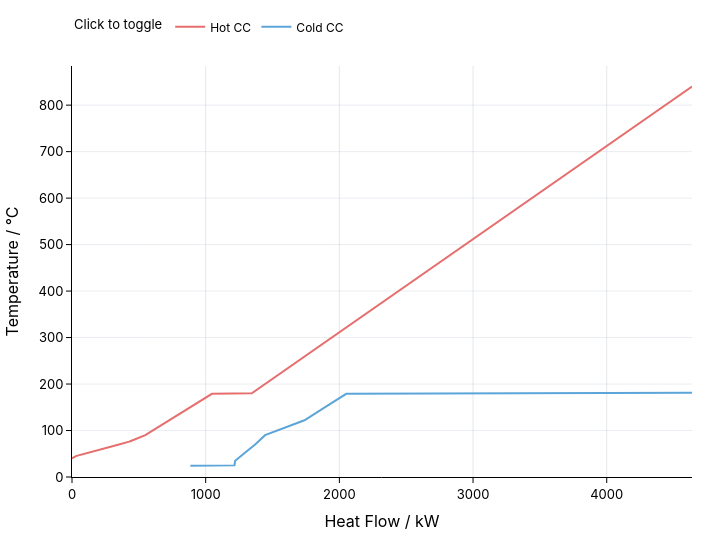

Here is the notebook cell this chart was saved with:
### Code cell
cc = problem.plot.composite_curve(show=True)

### Figure 1 — Plotly figure (JSON) as saved in the notebook; plotly's stock layout.template omitted (floating-point values rounded to 4 significant figures)
{"data": [{"hovertemplate": "Hot CC<br>Heat Flow / kW: %{x}<br>Temperature / °C: %{y}<extra></extra>", "legendgroup": "Hot CC", "line": {"color": "#e66e6e", "width": 2}, "mode": "lines", "name": "Hot CC", "showlegend": true, "type": "scatter", "x": [4638.0, 1345.0, 1047.0, 885.4, 727.5, 548.3, 435.6, 427.6, 351.1, 96.36, 28.81, 0], "y": [840, 180, 179, 150.2, 122, 90, 77, 76, 70, 50, 45, 40]}, {"hovertemplate": "Cold CC<br>Heat Flow / kW: %{x}<br>Temperature / °C: %{y}<extra></extra>", "legendgroup": "Cold CC", "line": {"color": "#5ca5d9", "width": 2}, "mode": "lines", "name": "Cold CC", "showlegend": true, "type": "scatter", "x": [4638.0, 2057.0, 2051.0, 1894.0, 1739.0, 1444.0, 1396.0, 1392.0, 1370.0, 1285.0, 1263.0, 1221.0, 1218.0, 1218.0, 1215.0, 885.4], "y": [181, 180, 179, 150.2, 122, 90, 77, 76, 70, 50, 45, 35, 30.1, 30, 25, 24]}], "layout": {"autosize": false, "font": {"color": "#000000", "family": "IBM Plex Sans, Inter, system-ui, sans-serif", "size": 13}, "height": 540, "hoverlabel": {"bgcolor": "#ffffff", "font": {"color": "#000000"}}, "hovermode": "closest", "legend": {"font": {"color": "#000000", "size": 12}, "orientation": "h", "title": {"font": {"color": "#000000", "size": 13}, "text": "Click to toggle"}, "y": 1.06, "yanchor": "bottom"}, "margin": {"b": 48, "l": 50, "r": 28, "t": 64}, "paper_bgcolor": "#ffffff", "plot_bgcolor": "#ffffff", "width": 720, "xaxis": {"gridcolor": "rgba(148, 163, 184, 0.25)", "linecolor": "#000000", "rangemode": "tozero", "showgrid": true, "showline": true, "tickcolor": "#000000", "tickfont": {"color": "#000000"}, "ticks": "outside", "title": {"font": {"color": "#000000"}, "text": "Heat Flow / kW"}, "zeroline": true, "zerolinecolor": "rgba(15, 23, 42, 0.8)", "zerolinewidth": 1.25}, "yaxis": {"gridcolor": "rgba(148, 163, 184, 0.2)", "linecolor": "#000000", "rangemode": "tozero", "showgrid": true, "showline": true, "tickcolor": "#000000", "tickfont": {"color": "#000000"}, "ticks": "outside", "title": {"font": {"color": "#000000"}, "text": "Temperature / °C"}, "zeroline": true, "zerolinecolor": "rgba(15, 23, 42, 0.8)", "zerolinewidth": 1.25}}}
